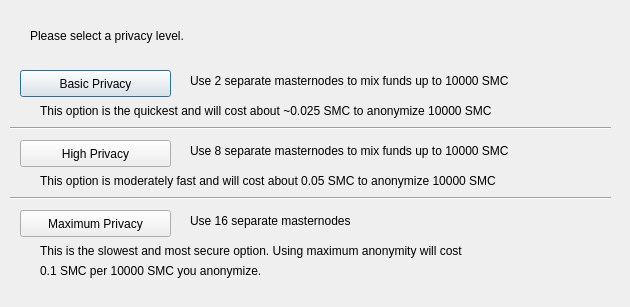
<?xml version="1.0" encoding="UTF-8"?>
<ui version="4.0">
 <class>DarksendConfig</class>
 <widget class="QDialog" name="DarksendConfig">
  <property name="geometry">
   <rect>
    <x>0</x>
    <y>0</y>
    <width>630</width>
    <height>307</height>
   </rect>
  </property>
  <property name="windowTitle">
   <string>Configure PrivateSend</string>
  </property>
  <widget class="QPushButton" name="buttonBasic">
   <property name="geometry">
    <rect>
     <x>20</x>
     <y>70</y>
     <width>151</width>
     <height>27</height>
    </rect>
   </property>
   <property name="text">
    <string>Basic Privacy</string>
   </property>
  </widget>
  <widget class="QPushButton" name="buttonHigh">
   <property name="geometry">
    <rect>
     <x>20</x>
     <y>140</y>
     <width>151</width>
     <height>27</height>
    </rect>
   </property>
   <property name="text">
    <string>High Privacy</string>
   </property>
  </widget>
  <widget class="QPushButton" name="buttonMax">
   <property name="geometry">
    <rect>
     <x>20</x>
     <y>210</y>
     <width>151</width>
     <height>27</height>
    </rect>
   </property>
   <property name="text">
    <string>Maximum Privacy</string>
   </property>
  </widget>
  <widget class="QLabel" name="label">
   <property name="geometry">
    <rect>
     <x>30</x>
     <y>20</y>
     <width>571</width>
     <height>31</height>
    </rect>
   </property>
   <property name="text">
    <string>Please select a privacy level.</string>
   </property>
  </widget>
  <widget class="QLabel" name="label_2">
   <property name="geometry">
    <rect>
     <x>190</x>
     <y>70</y>
     <width>421</width>
     <height>21</height>
    </rect>
   </property>
   <property name="text">
    <string>Use 2 separate masternodes to mix funds up to 10000 SMC</string>
   </property>
  </widget>
  <widget class="QLabel" name="label_3">
   <property name="geometry">
    <rect>
     <x>190</x>
     <y>140</y>
     <width>411</width>
     <height>21</height>
    </rect>
   </property>
   <property name="text">
    <string>Use 8 separate masternodes to mix funds up to 10000 SMC</string>
   </property>
  </widget>
  <widget class="QLabel" name="label_4">
   <property name="geometry">
    <rect>
     <x>190</x>
     <y>210</y>
     <width>421</width>
     <height>21</height>
    </rect>
   </property>
   <property name="text">
    <string>Use 16 separate masternodes</string>
   </property>
  </widget>
  <widget class="QLabel" name="label_6">
   <property name="geometry">
    <rect>
     <x>40</x>
     <y>100</y>
     <width>561</width>
     <height>21</height>
    </rect>
   </property>
   <property name="text">
    <string>This option is the quickest and will cost about ~0.025 SMC to anonymize 10000 SMC</string>
   </property>
  </widget>
  <widget class="QLabel" name="label_7">
   <property name="geometry">
    <rect>
     <x>40</x>
     <y>170</y>
     <width>561</width>
     <height>21</height>
    </rect>
   </property>
   <property name="text">
    <string>This option is moderately fast and will cost about 0.05 SMC to anonymize 10000 SMC</string>
   </property>
  </widget>
  <widget class="QLabel" name="label_8">
   <property name="geometry">
    <rect>
     <x>40</x>
     <y>240</y>
     <width>561</width>
     <height>21</height>
    </rect>
   </property>
   <property name="text">
    <string>This is the slowest and most secure option. Using maximum anonymity will cost</string>
   </property>
  </widget>
  <widget class="QLabel" name="label_9">
   <property name="geometry">
    <rect>
     <x>40</x>
     <y>260</y>
     <width>561</width>
     <height>21</height>
    </rect>
   </property>
   <property name="text">
    <string>0.1 SMC per 10000 SMC you anonymize.</string>
   </property>
  </widget>
  <widget class="Line" name="line">
   <property name="geometry">
    <rect>
     <x>10</x>
     <y>120</y>
     <width>601</width>
     <height>16</height>
    </rect>
   </property>
   <property name="orientation">
    <enum>Qt::Horizontal</enum>
   </property>
  </widget>
  <widget class="Line" name="line_2">
   <property name="geometry">
    <rect>
     <x>10</x>
     <y>190</y>
     <width>601</width>
     <height>16</height>
    </rect>
   </property>
   <property name="orientation">
    <enum>Qt::Horizontal</enum>
   </property>
  </widget>
 </widget>
 <resources/>
 <connections/>
</ui>
